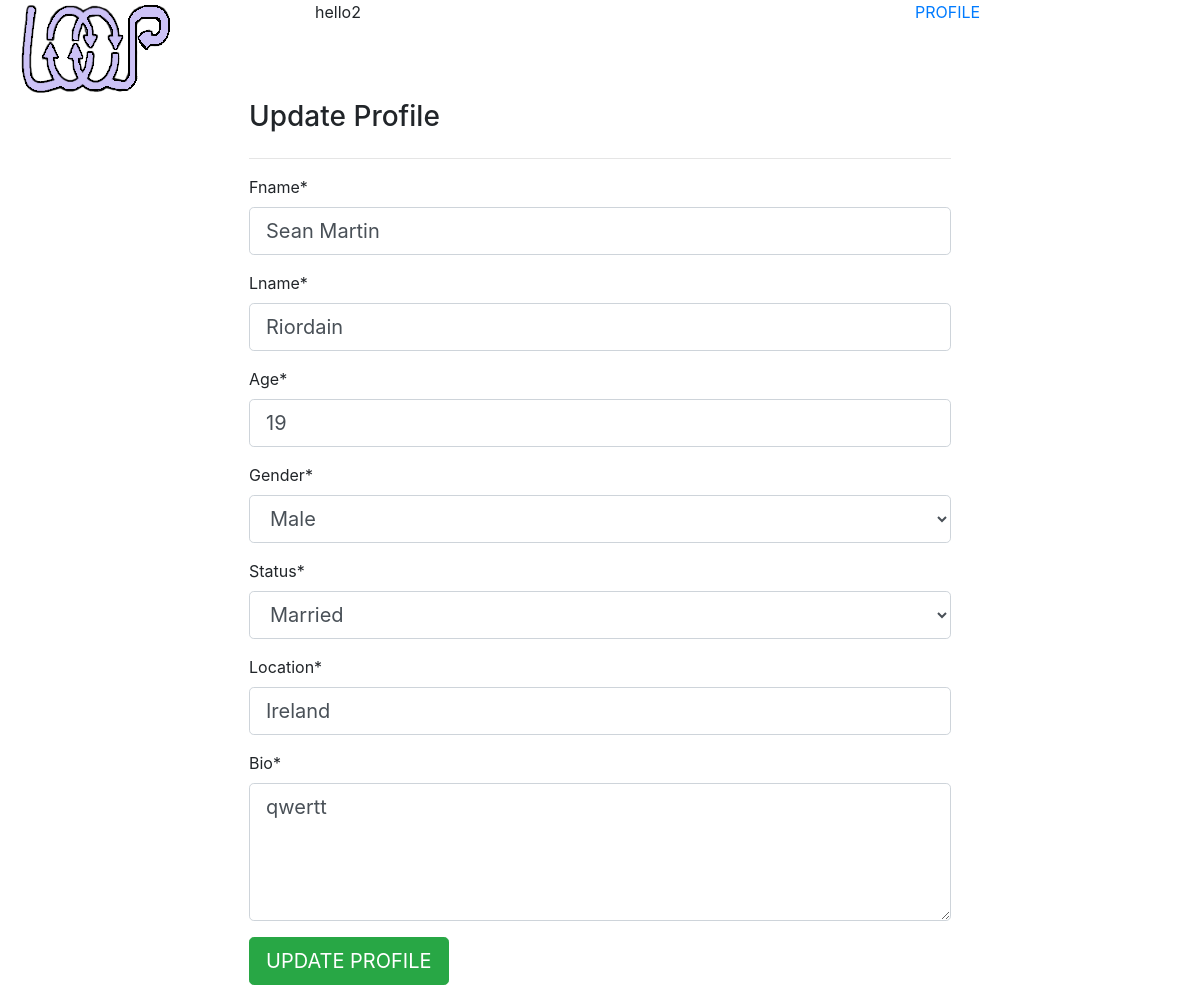
The page /profiles/4/update/ (signed in) on the database its author committed.
### profiles/models.py (models this page shows, shortened)
class Profile(models.Model):
    user = models.OneToOneField(
        User,
        default=1,
        on_delete=models.CASCADE
    )
    fname = models.CharField(max_length=100)
    lname = models.CharField(max_length=100)
    age = models.IntegerField()
    gender = models.CharField(
        max_length=5,
        default=1,
        choices=GENDER_CHOICES
    )
    status = models.CharField(
        max_length=10,
        default=1,
        choices=STATUS_CHOICES
    )
    location = models.CharField(max_length=100, default='Ireland')
    bio = models.TextField(blank=True, default='I have no bio yet :(')
    created_at = models.DateTimeField(auto_now_add=True)
    objects = ProfileManager()

### profiles/views.py (the view, shortened to what this page needs)
class ProfileUpdateView(
  LoginRequiredMixin,
  ProfileObjectMixin,
  UpdateView
):
  queryset = Profile.objects.all()
  context_object_name = 'profile'
  template_name = 'profiles/profile_update.html'
  form_class = ProfileForm
  def get_context_data(self, *args, **kwargs):
    if self.get_object():
      context = super(ProfileUpdateView, self).get_context_data(*args, **kwargs)
      context['title'] = 'Update Profile'
      return context

### profiles/models.py (called while the page is built)
    def get_auth_profile(self, profile, user, *args, **kwargs):
        return get_object_or_404(self, pk=profile, user=user)

### profiles/views.py (called while the page is built)
  def get_object(self, *args, **kwargs):
    return self.model.objects.get_auth_profile(
      self.kwargs.get(self.lookup),
      self.request.user
    )

### user/models.py (called while the page is built)
    @property
    def is_active(self, *args, **kwargs):
	    return self.active

### profiles/templates/profiles/profile_update.html
{% extends "base.html" %}
{% load crispy_forms_tags %}
{% block content %}
<div class="profiles-update" style="width: 60%; margin:auto">
  <header class="page-header d-flex">
    <h3 class="page-heading">Update Profile</h3>
  </header>
  <hr>
  <div class="profile-update-form">
    <form action="" method="POST"> {% csrf_token %}
      {{ form|crispy }}
      <button type="submit" class="btn btn-success btn-lg">UPDATE PROFILE</button>
    </form>
  </div>
</div>
{% endblock content %}

### rows shown on the page
Profile: fname "Sean Martin", lname "Riordain", age "19", gender "Male", status "Married", location "Ireland", bio "qwertt"
